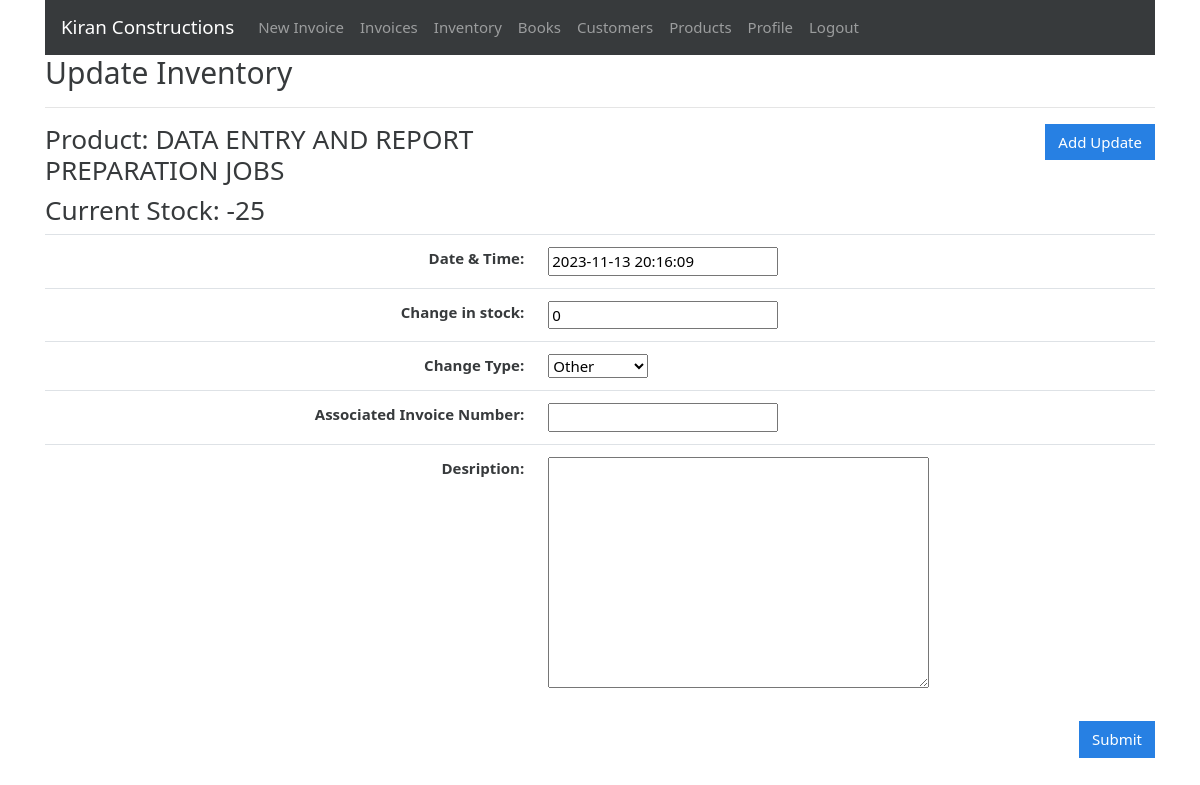
/inventory/4/addupdate (signed in), run on an earlier commit of the app's database.
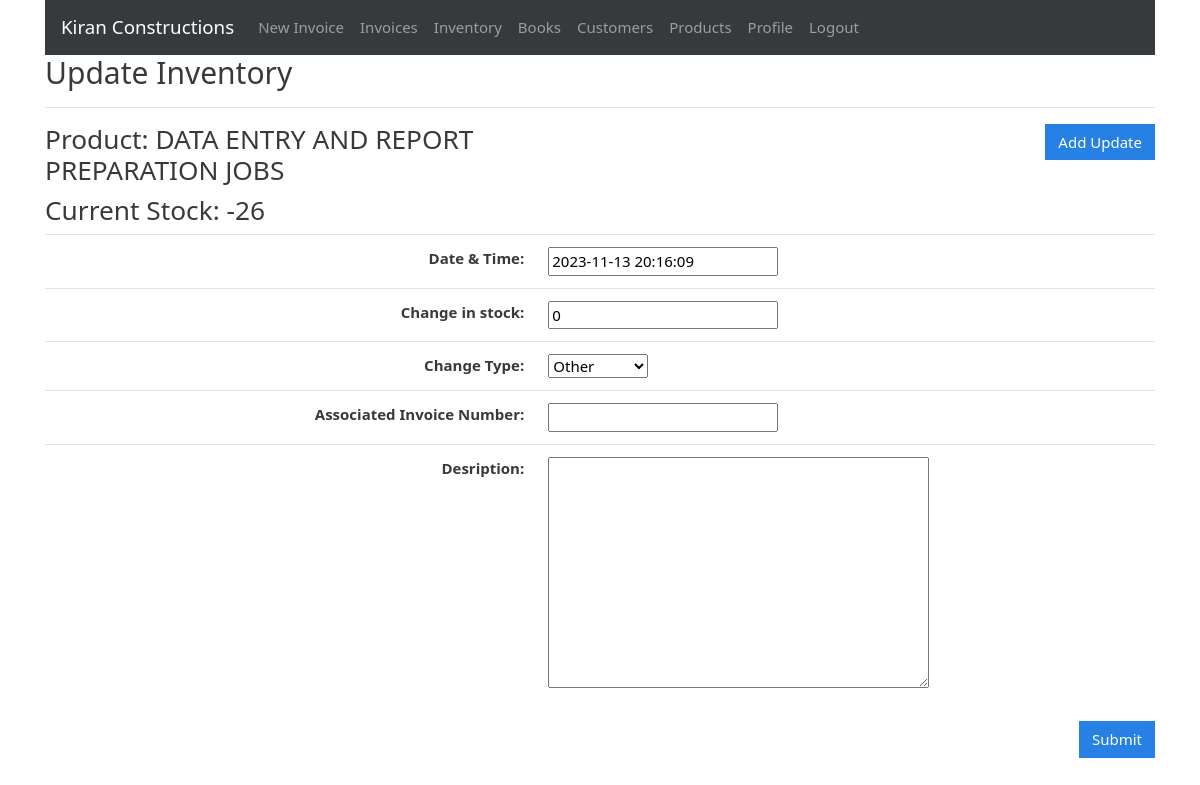
And on a later commit of the database.
### gstbillingapp/models.py (models this page shows, shortened)
class Inventory(models.Model):
    user = models.ForeignKey(User, null=True, blank=True, on_delete=models.SET_NULL)
    product = models.ForeignKey(Product, null=True, blank=True, on_delete=models.SET_NULL)
    current_stock = models.IntegerField(default=0)
    alert_level = models.IntegerField(default=0)
    last_log = models.ForeignKey(InventoryLog, null=True, blank=True, default=None, on_delete=models.SET_NULL)

class Product(models.Model):
    user = models.ForeignKey(User, null=True, blank=True, on_delete=models.SET_NULL)
    item_number = models.CharField(max_length=200, blank=True, null=True)
    product_sac = models.CharField(max_length=50, null=True, blank=True)
    service_number = models.CharField(max_length=200, blank=True, null=True)
    product_description = models.CharField(max_length=200, blank=True, null=True)
    product_unit = models.CharField(max_length=50)
    product_gst_percentage = models.FloatField()
    product_rate_with_gst = models.FloatField()
    def __str__(self):
        return str(self.product_description)

### gstbillingapp/views.py (the view, shortened to what this page needs)
# urls.py: path('inventory/<int:inventory_id>/addupdate', views.inventory_logs_add, name='inventory_logs_add'),
@login_required
def inventory_logs_add(request, inventory_id):
    context = {}
    inventory = get_object_or_404(Inventory, id=inventory_id, user=request.user)
    inventory_logs = Inventory.objects.filter(user=request.user, product=inventory.product)
    context['inventory'] = inventory
    context['inventory_logs'] = inventory_logs
    context['form'] = InventoryLogForm()
    return render(request, 'gstbillingapp/inventory_logs_add.html', context)

### gstbillingapp/forms.py
class InventoryLogForm(ModelForm):
    class Meta:
        model = InventoryLog
        fields = ['date', 'change', 'change_type', 'description']

### Gst-Billing-Python-Django/gstbillingapp/templates/gstbillingapp/inventory_logs_add.html (shortened to what this page needs)
{% extends "gstbillingapp/base.html" %}
{% load static %}
{% block content %}
<h2>Update Inventory</h2>
<hr>
<div class="row">
	<div class="col">
		<h3>Product: {{inventory.product}}</h3>
		<h3>Current Stock: {{inventory.current_stock}}</h3>
	</div>
	<div class="col">
		<a href="{% url 'inventory_logs_add' inventory.id %}" id="add_customer_btn"><button type="button" class="btn btn-primary">Add Update</button></a>
	</div>
</div>
<form method="POST">
	<table class="table">
		<tbody class="two-col-form">
			<tr>
				<th scope="row" class="text-right">Date & Time:</th>
				<td class="form-input-td">{{form.date}}</td>
			</tr>
			<tr>
				<th scope="row" class="text-right">Change in stock:</th>
				<td class="form-input-td">{{form.change}}</td>
			</tr>
			<tr>
				<th scope="row" class="text-right">Change Type:</th>
				<td class="form-input-td">{{form.change_type}}</td>
			</tr>
			<tr>
				<th scope="row" class="text-right">Associated Invoice Number:</th>
				<td class="form-input-td"><input type="text" name="invoice_no"></ins></td>
			</tr>
			<tr>
				<th scope="row" class="text-right">Desription:</th>
				<td class="form-input-td">{{form.description}}</td>
			</tr>
		</tbody>
	</table>
	<input type="submit" class="btn btn-primary float-right" value="Submit">
</form>
{% endblock %}

What changed in the data, as far as the page shows it:
changed Inventory "DATA ENTRY AND REPORT PREPARATION JOBS": current_stock "-25" → "-26"
